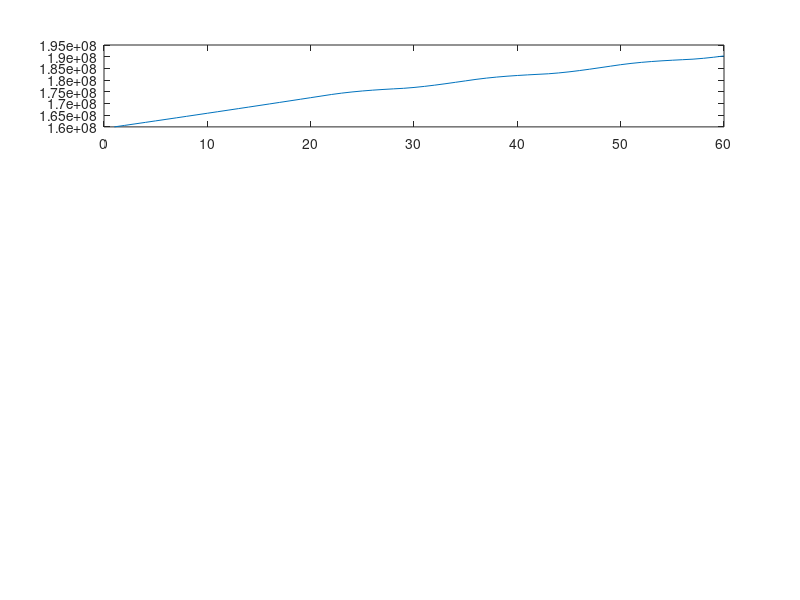

This figure's MATLAB source: (Note: this script raises an error after producing the figure.)
%% Bevacizumab.m
%  Created by: Viggy Ravi
%  Last edited: 5/10/20

%% Bevacizumab
% COMMON PARAMETERS
k = 0.005;        % Proliferation rate (135 day doobling rate)
carcap = 8e8;    % Carrying Cap
days = 180;
dt = 1;

% BEVA SPECIFIC PARAMERTERS
beta = 0.1;        % Beva binding rate
VEGF = 2.59e-9;    % VEGF/cells      % Avg VEGF prod (Genentech)

% BEVA FACTS
dosage = 10/1000;  % mg/g            % dosage of Beva 10 mg/g
ke_A = log(2)/20;  % beva elimination rate (half-life = 20 days, Genentech)
t_A = [17 31 45]; 

% VASCULATURE FACTS
cyto = 1200;      % mL/mg            % Cytotoxic effect (Imbs)
tau = 2;          % days             % delay parameter for Q (Imbs) 

% TIRA (CHEMO) FACTS
gamma = 0.001;    % (g/mg)/day       % baseline effect of chemo (Imbs)
t_C = t_A + 4;

N  = zeros(1,days/dt);
A  = zeros(1,days/dt, 'double');
Af = zeros(1,days/dt, 'double');
Q  = zeros(1,days/dt);
pO2= ones(1,days/dt);

N(1) = 0.2*carcap;
Af(t_A/dt+1) = dosage;

idx = 1;
for t = 2:(days/dt)
   
   % find dosage
   for i = 1:length(t_A)
      if t==t_A(i)/dt 
         idx=i;
      end
   end
   % Beva concentration
   if Af(t-1) - A(t-1) > 0
      Af(t) = Af(t-1) - A(t-1);
      A(t) = A(t-1) + dt*(beta*Af(t)*(N(t-1)*VEGF - A(t-1)));
   else
      A(t) = A(t-1)*exp(-ke_A*((t*dt) - t_A(idx)));   
   end
   
   % Vasculature Quality
   Q(t+tau/dt) = cyto*A(t-1);
   
   pO2(t) = 1.9 * (1+Q(t-1));
   % Tumor Growth   
   N(t) = N(t-1) + dt*(k*(1 - N(t-1)/carcap)*N(t-1) - gamma*Q(t-1)*N(t-1));
end

A = 1000.*A;

%% Plot
uh = 60;

subplot(4,1,1)
p = plot(1:uh, N(1:uh));
p(1).LineWidth = 3;
xlabel('Days')
ylabel('Tumor Cells')
% legend('Tumor Cells','Location', 'southeast')
title('Multiple Dosages of Beva - Days 17,31,45')

subplot(4,1,2)
p = plot(1:uh, A(1:uh), 'b');
p(1).LineWidth = 3;
xlabel('Days')
xticks(0:5:uh)
ylabel('Beva Conc. (ug/g)')
% legend('Beva','Location', 'southwest')
title('Bevacizumab Concentration')

subplot(4,1,3)
p = plot(1:uh, Q(1:uh),'r');
p(1).LineWidth = 3;
xlabel('Days')
xticks(0:5:uh)
ylabel('Vasc. Qual.')
% legend('Vasc. Qual.','Location', 'southwest')
title('Vasculature Quality')

subplot(4,1,4)
p = plot(1:uh, pO2(1:uh),'g');
p(1).LineWidth = 3;
xlabel('Days')
ylabel('pO2 (%)')
% legend('pO2 %','Location', 'southwest')
title('Oxygenation')